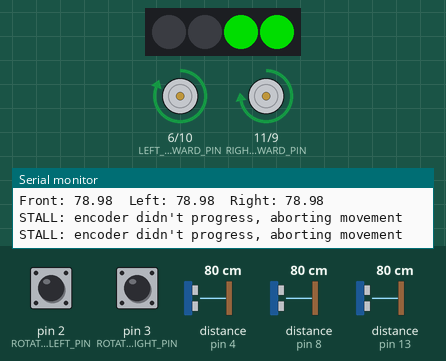
A sketch run on a simulated Arduino Uno, built with avr-gcc and run on an emulated ATmega328P. On the bench: 4 RGB LEDs in strip order, left to right, motor-driver pin pairs drawn as motors (green arrow = first pin HIGH = forward, orange = second pin HIGH = backward, longer = more drive), the last lines printed to the serial monitor. Wiring (inferred from the names in the program): 3 × ultrasonic range finder: trigger pin 7, echo pin 4 / trigger pin 12, echo pin 13 / trigger A3, echo pin 8. Inputs (shaded band) come from the test bench; at power-on: distance to the obstacle (sensors on pin 4, pin 13, pin 8) 80 cm, pin 2 (ROTATION_LEFT_PIN) HIGH, pin 3 (ROTATION_RIGHT_PIN) HIGH. The echo pulse lasts 58.3 µs per cm; dim RGB values are drawn brighter than linear; the strip is taken to match the declared colour order.

Above: at 7.6 s.
7.7 s: distance to the obstacle (sensor on pin 4) set to 18 cm
At 10.5 s:
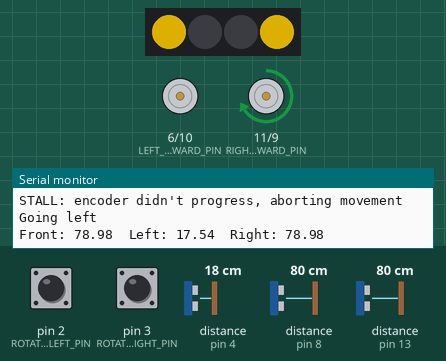
14.1 s: distance to the obstacle (sensor on pin 13) set to 18 cm
19.6 s: distance to the obstacle (sensor on pin 13) set to 15 cm
At 25.3 s:
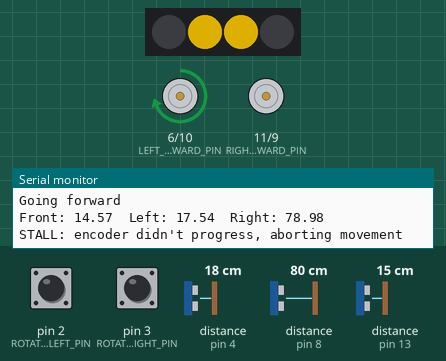
25.6 s: distance to the obstacle (sensor on pin 13) set to 35 cm
Timing chart, 0 to 31.7 s (numbered marks = the images above; inputs shaded):
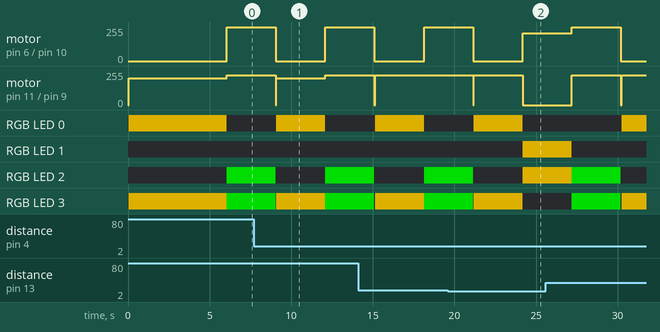

The sketch:

Maze_logic_V1.ino
```cpp
#include <Adafruit_NeoPixel.h>

// NeoPixels
const int PIN_NEO = A4;
const int NUM_PIXELS = 4;
// Pixel position mapping
// 0 = back left, 1 = back right, 2 = front right, 3 = front left
const int FRONT_LEFT  = 3;
const int FRONT_RIGHT = 2;
const int BACK_LEFT   = 0;
const int BACK_RIGHT  = 1;
Adafruit_NeoPixel pixels(NUM_PIXELS, PIN_NEO, NEO_RGB + NEO_KHZ800);

//  Motors / Encoders
const int LEFT_FORWARD_PIN  = 6;
const int LEFT_BACKWARD_PIN = 10;
const int RIGHT_FORWARD_PIN = 11;
const int RIGHT_BACKWARD_PIN = 9;

const int ROTATION_LEFT_PIN = 2;
const int ROTATION_RIGHT_PIN = 3;

const int LEFT_FORWARD_SPEED = 255;
const int LEFT_BACKWARD_SPEED = 255;
const int RIGHT_FORWARD_SPEED = 223;
const int RIGHT_BACKWARD_SPEED = 200;

const int LEFT_TURN_SPEED = 210;
const int RIGHT_TURN_SPEED = 200;

// Wheel / encoder
const float WHEEL_DIAMETER_CM = 6.5;
const float WHEEL_CIRCUMFERENCE_CM = PI * WHEEL_DIAMETER_CM;
const float TICKS_PER_REVOLUTION = 40.0;
const float TICKS_PER_CM = TICKS_PER_REVOLUTION / WHEEL_CIRCUMFERENCE_CM;

const unsigned long MINIMUM_EDGE_TIME_US = 150;
const unsigned long STALL_TIMEOUT_MS = 3000; // if encoders don't change for this long, abort movement

const int TURN_90_TARGET_TICKS = 32;

volatile unsigned long leftTickCount = 0;
volatile unsigned long rightTickCount = 0;
volatile unsigned long lastLeftEdgeTime = 0;
volatile unsigned long lastRightEdgeTime = 0;

//  Ultrasonic
const int TRIG_FRONT = 12;
const int ECHO_FRONT = 13;
const int TRIG_LEFT  = 7;
const int ECHO_LEFT  = 4;
const int TRIG_RIGHT = A3;
const int ECHO_RIGHT = 8;

const int WALL_DISTANCE_SIDE = 18;
const int WALL_DISTANCE_FRONT = 16;

const int FOLLOW_LEFT_WALL_IDEAL = 7;
const int FOLLOW_LEFT_WALL_FAR = 9;
const int FOLLOW_LEFT_WALL_VERY_FAR = 12;
const int FOLLOW_LEFT_WALL_VERY_VERY_FAR = 15;
const int FOLLOW_LEFT_WALL_CLOSE = 5;
const int FOLLOW_LEFT_WALL_VERY_CLOSE = 3;
const int FOLLOW_LEFT_WALL_VERY_VERY_CLOSE = 1;

//  Forward declarations
void leftEncoderInterrupt();
void rightEncoderInterrupt();

void stopMotors();
void startForwardMotion();
void startBackwardMotion();
void startLeftForwardTurn();
void startRightForwardTurn();

void moveForwardCm(float distanceCm);
void moveBackwardCm(float distanceCm);

void turnLeftForward90Degrees();
void turnRightForward90Degrees();
void turnLeftForwardTicks(int ticks);
void turnRightForwardTicks(int ticks);

void resetEncoderCounts();
unsigned long getLeftTicks();
unsigned long getRightTicks();
int roundFloatToInt(float value);

float getDistance(int trigPin, int echoPin);

//  Light helpers (simple)
void clearLights() {
  pixels.clear();
  pixels.show();
}

void showForwardLights() {
  pixels.clear();
  pixels.setPixelColor(FRONT_LEFT, pixels.Color(0,150,0));
  pixels.setPixelColor(FRONT_RIGHT, pixels.Color(0,150,0));
  pixels.show();
}

void showBackwardLights() {
  pixels.clear();
  pixels.setPixelColor(BACK_LEFT, pixels.Color(150,0,0));
  pixels.setPixelColor(BACK_RIGHT, pixels.Color(150,0,0));
  pixels.show();
}

void showLeftLights() {
  pixels.clear();
  pixels.setPixelColor(FRONT_LEFT, pixels.Color(150,120,0));
  pixels.setPixelColor(BACK_LEFT, pixels.Color(150,120,0));
  pixels.show();
}

void showRightLights() {
  pixels.clear();
  pixels.setPixelColor(FRONT_RIGHT, pixels.Color(150,120,0));
  pixels.setPixelColor(BACK_RIGHT, pixels.Color(150,120,0));
  pixels.show();
}

//  Setup
void setup() {
  Serial.begin(9600);

  pixels.begin();
  pixels.show();

  pinMode(LEFT_FORWARD_PIN, OUTPUT);
  pinMode(LEFT_BACKWARD_PIN, OUTPUT);
  pinMode(RIGHT_FORWARD_PIN, OUTPUT);
  pinMode(RIGHT_BACKWARD_PIN, OUTPUT);

  pinMode(ROTATION_LEFT_PIN, INPUT_PULLUP);
  pinMode(ROTATION_RIGHT_PIN, INPUT_PULLUP);

  attachInterrupt(digitalPinToInterrupt(ROTATION_LEFT_PIN), leftEncoderInterrupt, CHANGE);
  attachInterrupt(digitalPinToInterrupt(ROTATION_RIGHT_PIN), rightEncoderInterrupt, CHANGE);

  stopMotors();

  pinMode(TRIG_FRONT, OUTPUT);
  pinMode(ECHO_FRONT, INPUT);

  pinMode(TRIG_LEFT, OUTPUT);
  pinMode(ECHO_LEFT, INPUT);

  pinMode(TRIG_RIGHT, OUTPUT);
  pinMode(ECHO_RIGHT, INPUT);
}

//  Main loop
void loop() {
  // read distances (constrain to 0..1000 so "no echo" maps to 1000 after our getDistance)
  float frontDistance = constrain(getDistance(TRIG_FRONT, ECHO_FRONT), 0, 1000);
  float leftDistance  = constrain(getDistance(TRIG_LEFT, ECHO_LEFT), 0, 1000);
  float rightDistance = constrain(getDistance(TRIG_RIGHT, ECHO_RIGHT), 0, 1000);

  Serial.print("Front: "); Serial.print(frontDistance);
  Serial.print("  Left: "); Serial.print(leftDistance);
  Serial.print("  Right: "); Serial.println(rightDistance);

  // LEFT WALL CORRECTION - simplified and fixed:
  // If left is very far -> small left correction (turn left a few ticks)
  if (leftDistance > FOLLOW_LEFT_WALL_VERY_VERY_FAR) {
    turnLeftForwardTicks(4);
  }
  else if (leftDistance > FOLLOW_LEFT_WALL_VERY_FAR) {
    turnLeftForwardTicks(3);
  }
  else if (leftDistance > FOLLOW_LEFT_WALL_FAR) {
    turnLeftForwardTicks(2);
  }
  // if within ±1cm of ideal do nothing (stable)
  else if ( (leftDistance >= FOLLOW_LEFT_WALL_IDEAL - 1) && (leftDistance <= FOLLOW_LEFT_WALL_IDEAL + 1) ) {
    // keep current heading — no small correction
  }
  // if slightly close -> small right correction
  else if (leftDistance > FOLLOW_LEFT_WALL_CLOSE) {
    turnRightForwardTicks(2);
  }
  else if (leftDistance > FOLLOW_LEFT_WALL_VERY_CLOSE) {
    turnRightForwardTicks(3);
  }
  else if (leftDistance > FOLLOW_LEFT_WALL_VERY_VERY_CLOSE) {
    turnRightForwardTicks(4);
  }

  // detect presence of walls (treat 1000 as "no reading" = open)
  bool leftValid  = leftDistance < 1000;
  bool rightValid = rightDistance < 1000;
  bool frontValid = frontDistance < 1000;

  bool isWallOnLeft  = leftValid  && (leftDistance < WALL_DISTANCE_SIDE);
  bool isWallOnRight = rightValid && (rightDistance < WALL_DISTANCE_SIDE);
  bool isWallForward = frontValid && (frontDistance < WALL_DISTANCE_FRONT);

  // If a sensor is invalid (1000), treat it as "open" rather than wall.
  // That avoids treating failed sensors as walls and getting stuck.

  // Dead-end escape: choose the side with more space (prefer left if leftDistance > rightDistance)
  if ( (isWallOnLeft || !leftValid) && (isWallOnRight || !rightValid) && (isWallForward || !frontValid) ) {
    // both sides & front are blocked -> compare numeric distances (if available)
    if (leftValid && rightValid) {
      if (leftDistance > rightDistance) {
        // more space on left -> turn left twice
        turnLeftForward90Degrees();
        turnLeftForward90Degrees();
        Serial.println("Dead end: turn 180 left");
      } else {
        turnRightForward90Degrees();
        turnRightForward90Degrees();
        Serial.println("Dead end: turn 180 right");
      }
    } else if (leftValid && !rightValid) {
      // right sensor bad -> try left
      turnLeftForward90Degrees();
      turnLeftForward90Degrees();
      Serial.println("Dead end: right sensor bad, turning left 180");
    } else if (!leftValid && rightValid) {
      turnRightForward90Degrees();
      turnRightForward90Degrees();
      Serial.println("Dead end: left sensor bad, turning right 180");
    } else {
      // both sensors invalid — do a safe 180 to try free space
      turnRightForward90Degrees();
      turnRightForward90Degrees();
      Serial.println("Dead end: both side sensors invalid, turning 180 right");
    }
  }
  // else if left is open -> go left
  else if (!isWallOnLeft) {
    turnLeftForward90Degrees();
    moveForwardCm(10);
    Serial.println("Going left");
  }
  // else if forward open -> go forward
  else if (!isWallForward) {
    moveForwardCm(5);
    Serial.println("Going forward");
  }
  // else -> go right
  else {
    turnRightForward90Degrees();
    moveForwardCm(10);
    Serial.println("Going right");
  }
}

//  Motor / movement
void stopMotors() {
  clearLights();
  analogWrite(LEFT_FORWARD_PIN, 0);
  analogWrite(LEFT_BACKWARD_PIN, 0);
  analogWrite(RIGHT_FORWARD_PIN, 0);
  analogWrite(RIGHT_BACKWARD_PIN, 0);
}

void startForwardMotion() {
  showForwardLights();
  // reset stall timers handled inside movement functions
  analogWrite(LEFT_BACKWARD_PIN, 0);
  analogWrite(RIGHT_BACKWARD_PIN, 0);
  analogWrite(LEFT_FORWARD_PIN, LEFT_FORWARD_SPEED);
  analogWrite(RIGHT_FORWARD_PIN, RIGHT_FORWARD_SPEED);
}

void startBackwardMotion() {
  showBackwardLights();
  analogWrite(LEFT_FORWARD_PIN, 0);
  analogWrite(RIGHT_FORWARD_PIN, 0);
  analogWrite(LEFT_BACKWARD_PIN, LEFT_BACKWARD_SPEED);
  analogWrite(RIGHT_BACKWARD_PIN, RIGHT_BACKWARD_SPEED);
}

void startLeftForwardTurn() {
  showLeftLights();
  analogWrite(LEFT_FORWARD_PIN, 0);
  analogWrite(LEFT_BACKWARD_PIN, 0);
  analogWrite(RIGHT_FORWARD_PIN, RIGHT_TURN_SPEED);
}

void startRightForwardTurn() {
  showRightLights();
  analogWrite(RIGHT_FORWARD_PIN, 0);
  analogWrite(RIGHT_BACKWARD_PIN, 0);
  analogWrite(LEFT_FORWARD_PIN, LEFT_TURN_SPEED);
}

// safe stall-check helper used inside movement loops
bool checkForStall(unsigned long &lastProgressTicks, unsigned long &lastProgressMs, unsigned long currentTickSum) {
  if (currentTickSum > lastProgressTicks) {
    lastProgressTicks = currentTickSum;
    lastProgressMs = millis();
    return false; // not stalled
  } else {
    if (millis() - lastProgressMs > STALL_TIMEOUT_MS) {
      // stalled
      Serial.println("STALL: encoder didn't progress, aborting movement");
      return true;
    }
    return false;
  }
}

void moveForwardCm(float distanceCm) {
  int targetTicks = roundFloatToInt(distanceCm * TICKS_PER_CM);
  if (targetTicks <= 0) return;

  resetEncoderCounts();
  startForwardMotion();

  unsigned long lastProgressTicks = 0;
  unsigned long lastProgressMs = millis();

  while (true) {
    unsigned long averageTicks = (getLeftTicks() + getRightTicks()) / 2;

    // stall detection
    if (checkForStall(lastProgressTicks, lastProgressMs, averageTicks)) {
      stopMotors();
      return; // abort movement on stall
    }

    if (averageTicks >= (unsigned long)targetTicks) break;
  }

  stopMotors();
}

void moveBackwardCm(float distanceCm) {
  int targetTicks = roundFloatToInt(distanceCm * TICKS_PER_CM);
  if (targetTicks <= 0) return;

  resetEncoderCounts();
  startBackwardMotion();

  unsigned long lastProgressTicks = 0;
  unsigned long lastProgressMs = millis();

  while (true) {
    unsigned long averageTicks = (getLeftTicks() + getRightTicks()) / 2;

    if (checkForStall(lastProgressTicks, lastProgressMs, averageTicks)) {
      stopMotors();
      return;
    }

    if (averageTicks >= (unsigned long)targetTicks) break;
  }

  stopMotors();
}

void turnLeftForward90Degrees() {
  resetEncoderCounts();
  startLeftForwardTurn();

  unsigned long lastProgressTicks = 0;
  unsigned long lastProgressMs = millis();

  while (true) {
    unsigned long rightValue = getRightTicks();

    if (checkForStall(lastProgressTicks, lastProgressMs, rightValue)) {
      stopMotors();
      return;
    }

    if (rightValue >= (unsigned long)TURN_90_TARGET_TICKS) break;
  }

  stopMotors();
}

void turnRightForward90Degrees() {
  resetEncoderCounts();
  startRightForwardTurn();

  unsigned long lastProgressTicks = 0;
  unsigned long lastProgressMs = millis();

  while (true) {
    unsigned long leftValue = getLeftTicks();

    if (checkForStall(lastProgressTicks, lastProgressMs, leftValue)) {
      stopMotors();
      return;
    }

    if (leftValue >= (unsigned long)TURN_90_TARGET_TICKS) break;
  }

  stopMotors();
}

void turnLeftForwardTicks(int ticks) {
  resetEncoderCounts();
  startLeftForwardTurn();

  unsigned long lastProgressTicks = 0;
  unsigned long lastProgressMs = millis();

  while (true) {
    unsigned long rightValue = getRightTicks();

    if (checkForStall(lastProgressTicks, lastProgressMs, rightValue)) {
      stopMotors();
      return;
    }

    if (rightValue >= (unsigned long)ticks) break;
  }

  stopMotors();
}

void turnRightForwardTicks(int ticks) {
  resetEncoderCounts();
  startRightForwardTurn();

  unsigned long lastProgressTicks = 0;
  unsigned long lastProgressMs = millis();

  while (true) {
    unsigned long leftValue = getLeftTicks();

    if (checkForStall(lastProgressTicks, lastProgressMs, leftValue)) {
      stopMotors();
      return;
    }

    if (leftValue >= (unsigned long)ticks) break;
  }

  stopMotors();
}

//  Encoders
void leftEncoderInterrupt() {
  unsigned long currentTime = micros();
  if (currentTime - lastLeftEdgeTime >= MINIMUM_EDGE_TIME_US) {
    leftTickCount++;
    lastLeftEdgeTime = currentTime;
  }
}

void rightEncoderInterrupt() {
  unsigned long currentTime = micros();
  if (currentTime - lastRightEdgeTime >= MINIMUM_EDGE_TIME_US) {
    rightTickCount++;
    lastRightEdgeTime = currentTime;
  }
}

void resetEncoderCounts() {
  noInterrupts();
  leftTickCount = 0;
  rightTickCount = 0;
  lastLeftEdgeTime = 0;
  lastRightEdgeTime = 0;
  interrupts();
}

unsigned long getLeftTicks() {
  unsigned long value;
  noInterrupts();
  value = leftTickCount;
  interrupts();
  return value;
}

unsigned long getRightTicks() {
  unsigned long value;
  noInterrupts();
  value = rightTickCount;
  interrupts();
  return value;
}

int roundFloatToInt(float value) {
  if (value >= 0) return (int)(value + 0.5);
  return (int)(value - 0.5);
}

//  Ultrasonic (safe)
// Return distance in cm. If no echo detected, return 1000 to indicate "open / no reading".
float getDistance(int trigPin, int echoPin) {
  digitalWrite(trigPin, LOW);
  delayMicroseconds(50);

  digitalWrite(trigPin, HIGH);
  delayMicroseconds(10); // short pulse
  digitalWrite(trigPin, LOW);

  // timeout in microseconds (e.g., 30000us = 30ms ~ 5 meters)
  unsigned long duration = pulseIn(echoPin, HIGH, 30000);

  if (duration == 0) {
    // no echo within timeout -> treat as "open / no reading"
    return 1000.0;
  }

  float distance = duration * 0.017; // microsecond-to-cm factor (speed of sound / 2)
  return distance;
}
```

Measured:
- the behaviour switches between 17 and 16 cm on distance to the obstacle (sensor on pin 13) (found by bisection; images 1 and 2)
